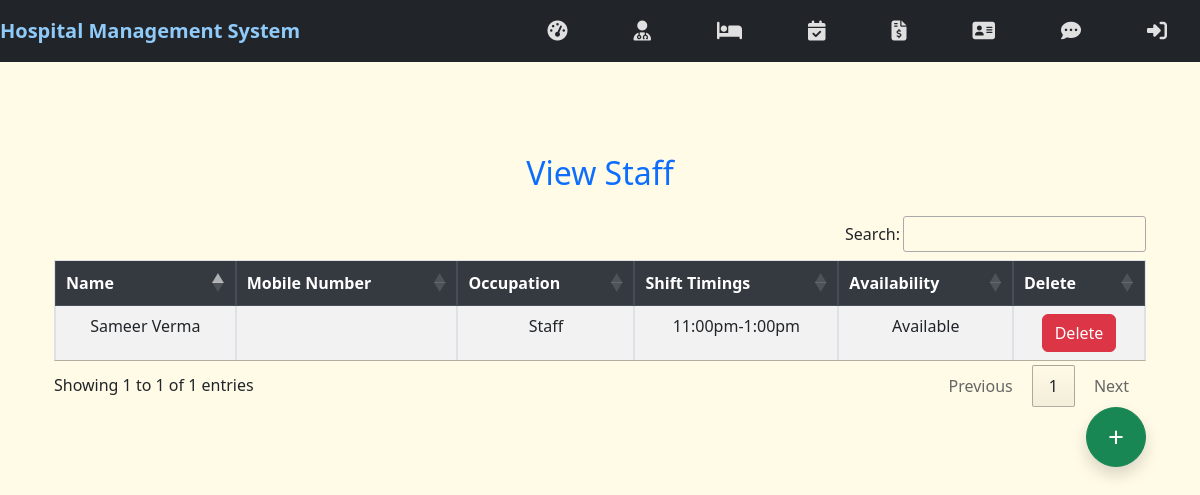
Screenshot of /view_staff/ (signed in) with the database file from the repository.
### hospital/models.py (models this page shows, shortened)
class Staff(models.Model):
    name = models.CharField(max_length=100)
    mobile = models.CharField(max_length=10)
    occupation = models.CharField(max_length=100)
    shift = models.CharField(max_length=50)
    availability = models.CharField(max_length=20, choices=[('Available', 'Available'), ('Busy', 'Busy')])

### hospital/views.py (the view)
# urls.py: path('view_staff/', view_staff, name='view_staff'),
def view_staff(request):
    if not request.user.is_staff:
        return redirect('login')
    staffs = Staff.objects.all()
    return render(request, 'view_staff.html', {'staffs': staffs})

### hospital/templates/view_staff.html (shortened to what this page needs)
{% extends 'navigationbar.html' %}
{% load static %}
{% block body %}
<div class="container mt-5">
    <h2 class="text-center text-primary mb-4">View Staff</h2>
    <table class="table table-bordered table-striped table-hover">
        <thead class="thead-dark">
            <tr>
                <th>Name</th>
                <th>Mobile Number</th>
                <th>Occupation</th>
                <th>Shift Timings</th>
                <th>Availability</th>
                <th>Delete</th>
            </tr>
        </thead>
        <tbody>
            {% for staff in staffs %}
            <tr>
                <td>{{ staff.name }}</td>
                <td>{{ staff.mobile_number }}</td>
                <td>{{ staff.occupation }}</td>
                <td>{{ staff.shift }}</td>
                <td>{{ staff.availability }}</td>
                <td>
                  <a href="{% url 'delete_staff' staff.id %}"
                  onclick="return confirm('Are you sure?')"
                  class="btn btn-danger">Delete</a>
                </td>
            </tr>
            {% endfor %}
        </tbody>
    </table>
    <a href="{% url 'add_staff' %}" class="btn btn-success float-end rounded-circle shadow"
      style="width: 60px; height: 60px; font-size: 28px; text-align: center; line-height: 45px;">+</a>
</div>
<link rel="stylesheet" href="https://cdn.datatables.net/1.13.6/css/jquery.dataTables.min.css">
<link rel="stylesheet" href="https://cdn.datatables.net/buttons/2.4.2/css/buttons.dataTables.min.css">
{% endblock %}

### hospital/static/css/mystyle.css (style rules this page uses)
body { font-family: Arial, sans-serif; margin: 0; padding: 0; background-color: #D6ECFA; }
body { font-family: Arial, sans-serif; background-color: #e6f7ff; margin: 0; padding: 0; text-align: center; }
body { background-color: #fffbe6 !important; color: #333; margin: 0; font-family: Arial, sans-serif; }
.container { background-color: #fffbe6 !important; border-radius: 10px; padding: 20px; }
.container { max-width: 800px; margin: 40px auto; padding: 10px; text-align: center; }

### rows the page displays
Staff: name "Sameer Verma", occupation "Staff", shift "11:00pm-1:00pm", availability "Available"
